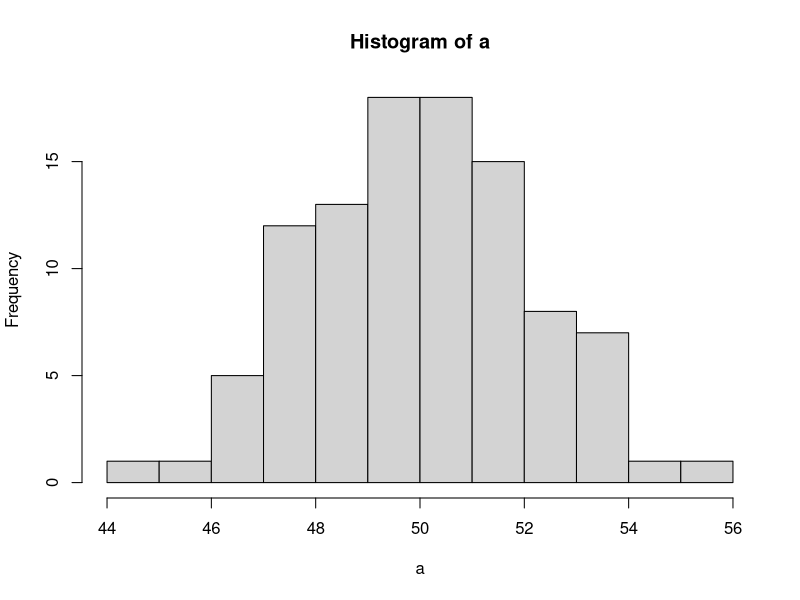
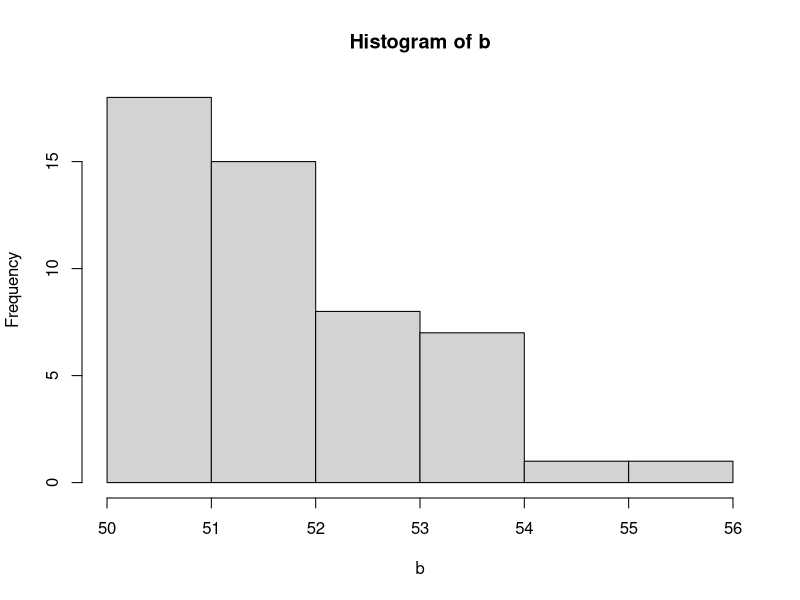

Write R code to recreate these figures, in order.
# Week-3 Async - Writing functions

MyMode <- function(myVector)
{
  uniqueValues <- unique(myVector) 
  uniqueCounts <- tabulate(match(myVector, uniqueValues))
  return(uniqueValues[which.max(uniqueCounts)])
}

tinyData <- c(1,2,1,2,3,3,3,4,5,4,5)
MyMode(tinyData)

tinyData <- c(tinyData,5,5,5,1,1,1)
MyMode(tinyData)

tinyData <- c(tinyData,9,9,9,9,9,9,9)
MyMode(tinyData)

# Descriptive stats
# Create a normalized distribution using rnorm
# rnorm(range, mean, std-dev)
a <- rnorm(100, 50, 2)  

# Create a histogram of the data-set
hist(a)
min(a)
max(a)
# Std-deviation
sd(a) 

# Get the right half of the normal distribution
b <- a[a > 50]
hist(b)



